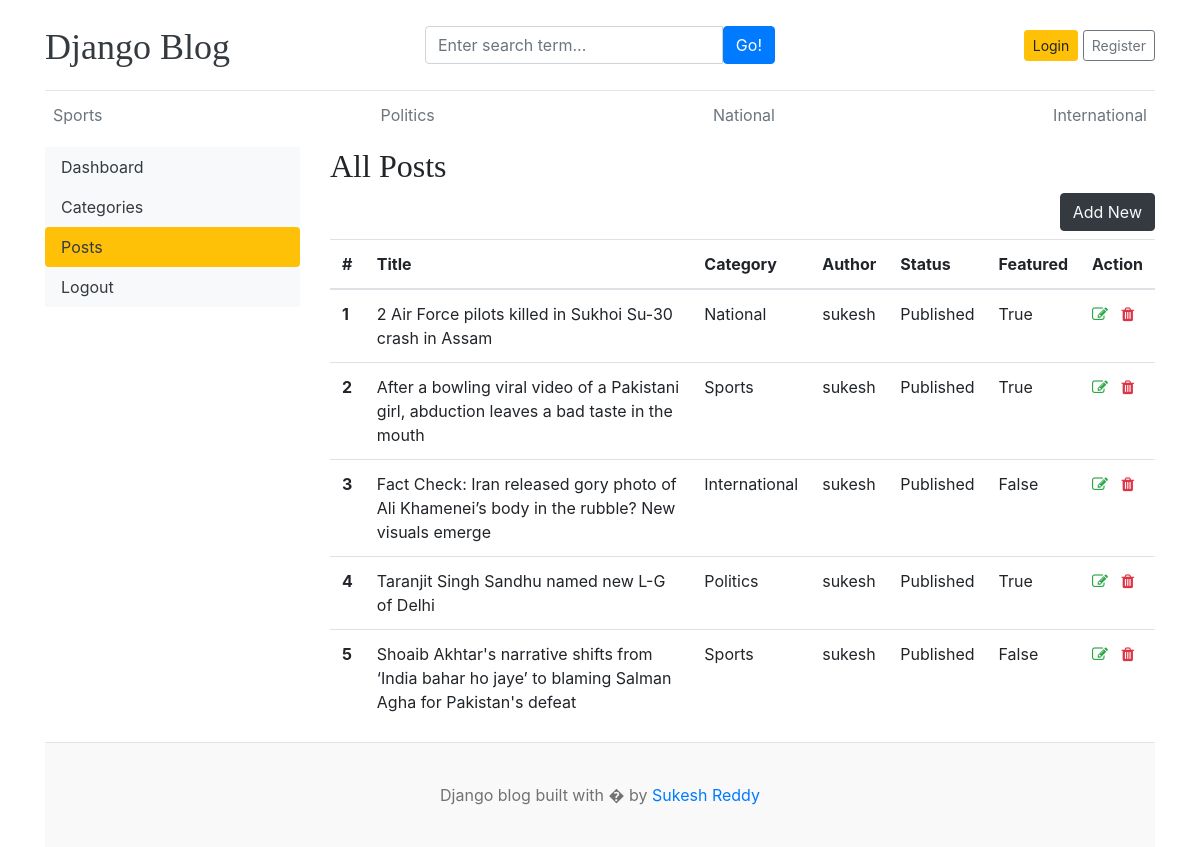
The app's page /dashboard/posts/ with its own data.
### blogs/models.py (models this page shows)
class Category(models.Model):
    category_name = models.CharField(max_length=50, unique=True)
    created_at = models.DateTimeField(auto_now_add=True)
    updated_at = models.DateTimeField(auto_now = True)
    class Meta:
        verbose_name_plural = 'Categories'
    def __str__(self):
        return self.category_name

class Blog(models.Model):
    title = models.CharField(max_length=200)
    slug = models.CharField(max_length=200, unique = True, blank = True)
    category = models.ForeignKey(Category, on_delete=models.CASCADE)
    author = models.ForeignKey(User, on_delete=models.CASCADE)
    featured_image = models.ImageField(upload_to='blog/uploads/%Y/%m/%d')
    short_description = models.TextField(max_length=500)
    blog_body = models.TextField(max_length = 2000)
    status = models.CharField(choices=STATUS_CHOICES, default = "Draft")
    is_featured = models.BooleanField(default = False)
    created_at = models.DateTimeField(auto_now_add=True)
    updated_at = models.DateTimeField(auto_now=True)
    def __str__(self):
        return self.title

### dashboards/views.py (the view)
# urls.py: path('posts/', views.post, name='posts'),
def post(request):
    posts = Blog.objects.all()
    context = {
        'posts' : posts,
    }
    return render(request, 'dashboards/posts.html', context)

### blogs/context_processors.py (called while the page is built)
def get_categories(request):
    categories = Category.objects.all()
    return dict(categories = categories)

def social_links(request):
    Social = social.objects.all()
    return dict(Social=Social)

### templates/dashboards/posts.html (shortened to what this page needs)
{% extends 'base.html' %}
{% block content %}
<div class="row">
    {% include 'dashboards/sidebar.html' %}
    <div class="col-md-9">
        <h2>All Posts</h2>
        <a href="{% url 'add_post' %}" class="btn btn-dark text-light float-right mb-2">Add New</a>
        <table class="table table-hover">
  <thead>
    <tr>
      <th scope="col">#</th>
      <th scope="col">Title</th>
      <th scope="col">Category</th>
      <th scope="col">Author</th>
      <th>Status</th>
      <th>Featured</th>
      <th scope="col">Action</th>
    </tr>
  </thead>
  <tbody>
    {% for i in posts %}
    <tr>
      <th scope="row">{{ forloop.counter }}</th>
      <td>{{i}}</td>
      <td>{{i.category}}</td>
      <td>{{i.author}}</td>
      <td>{{i.status}}</td>
      <td>{{i.is_featured}}</td>
      <td>
        <a href="{% url 'edit_post' i.id %}"><i class="fa fa-edit text-success"></i></a>
        <a href="{% url 'delete_post' i.id %}"><i class="fa fa-trash text-danger"></i></a>
      </td>
    </tr>
    {% endfor %}
  </tbody>
</table>
    </div>
</div>
{% endblock %}

### templates/base.html (shortened to what this page needs)
{% load static %}
<!DOCTYPE html>
<html lang="en">
<head>
    <link href="https://getbootstrap.com/docs/4.0/dist/css/bootstrap.min.css" rel="stylesheet">
    <link href="{% static 'css/blog.css' %}" rel="stylesheet">
    <link rel="stylesheet" href="https://cdnjs.cloudflare.com/ajax/libs/font-awesome/4.7.0/css/font-awesome.min.css">
  </head>
<body>
    <div class="container">
      <header class="blog-header py-3">
        <div class="row flex-nowrap justify-content-between align-items-center">
          <div class="col-4 pt-1">
            <a class="blog-header-logo text-dark" href="/">Django Blog</a>
          </div>
          <div class="col-4">
            <form action="{% url 'search' %}" method="get">
              <div class="input-group">
                  <input class="form-control" type="text" name="keyword" placeholder="Enter search term..." aria-label="Enter search term..." aria-describedby="button-search" />
                  <button type="submit" class="btn btn-primary" id="button-search" type="button">Go!</button>
              </div>
            </form>
          </div>
          <div class="col-4 d-flex justify-content-end align-items-center">
            {% if not user.is_authenticated %}
            <a class="btn btn-sm btn-warning" href="{% url 'login' %}">Login</a> &nbsp;
            <a class="btn btn-sm btn-outline-secondary" href="{% url 'register' %}">Register</a>
            {% else %}
            <span><a href="{% url 'dashboard' %}" >Dashboard</a></span>
            &emsp;
            <span><a class="btn btn-sm btn-warning" href="{% url 'logout' %}">Logout</a> </span>
            {%endif%}
          </div>
        </div>
      </header>
      <div class="nav-scroller py-1 mb-2">
        <nav class="nav d-flex justify-content-between">
            {% for i in categories %}
          <a href = "{% url 'posts_by_category' i.id %}" class="p-2 text-muted" href="#">{{i.category_name}}</a>
          {% endfor %}
        </nav>
      </div>
{% block content %}
{% endblock %}
<footer class="blog-footer">
  <p>Django blog built with � by <a href="#">Sukesh Reddy</a></p>
</footer>
</body>
</html>

### blog_main/static/css/blog.css (style rules this page uses)
.blog-header { border-bottom: 1px solid #e5e5e5; }
.blog-header-logo { font-family: "Playfair Display", Georgia, "Times New Roman", serif; font-size: 2.25rem; }
h1, h2, h3, h4, h5, h6 { font-family: "Playfair Display", Georgia, "Times New Roman", serif; }
.blog-footer { padding: 2.5rem 0; color: #727272; text-align: center; background-color: #f9f9f9; border-top: .05rem solid #e5e5e5; }
.blog-footer p:last-child { margin-bottom: 0; }

### records on screen
Category: category_name "Sports"
Category: category_name "Politics"
Category: category_name "National"
Category: category_name "International"
Blog: title "2 Air Force pilots killed in Sukhoi Su-30 crash in Assam", category "National", author "sukesh", status "Published", is_featured "True"
Blog: title "After a bowling viral video of a Pakistani girl, abduction leaves a bad taste in the mouth", category "Sports", author "sukesh", status "Published", is_featured "True"
Blog: title "Fact Check: Iran released gory photo of Ali Khamenei’s body in the rubble? New visuals emerge", category "International", author "sukesh", status "Published", is_featured "False"
Blog: title "Taranjit Singh Sandhu named new L-G of Delhi", category "Politics", author "sukesh", status "Published", is_featured "True"
Blog: title "Shoaib Akhtar's narrative shifts from ‘India bahar ho jaye’ to blaming Salman Agha for Pakistan's defeat", category "Sports", author "sukesh", status "Published", is_featured "False"
